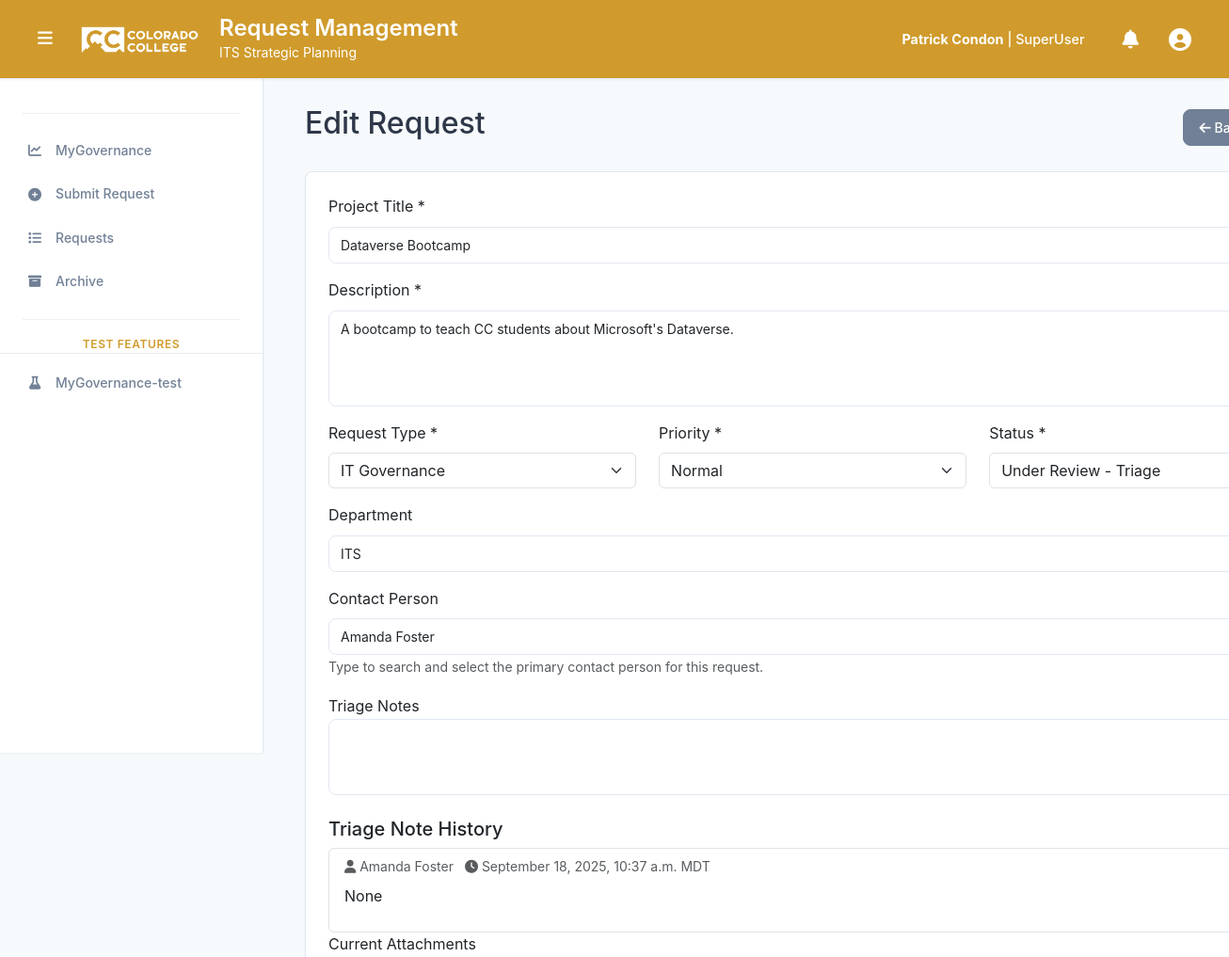
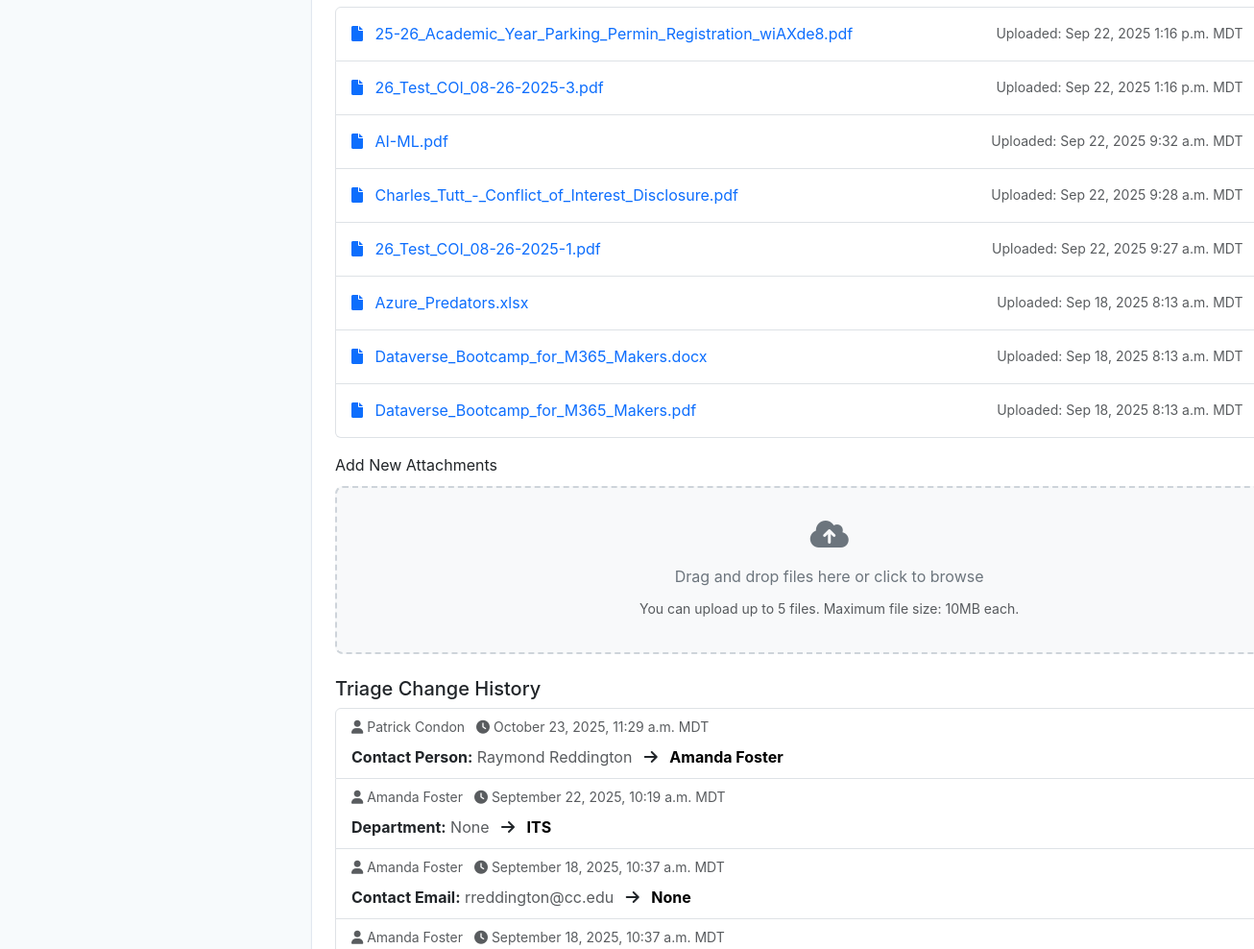
Before: /66/edit/ (signed in, upper part) with the older database file (2 pictures, top to bottom).
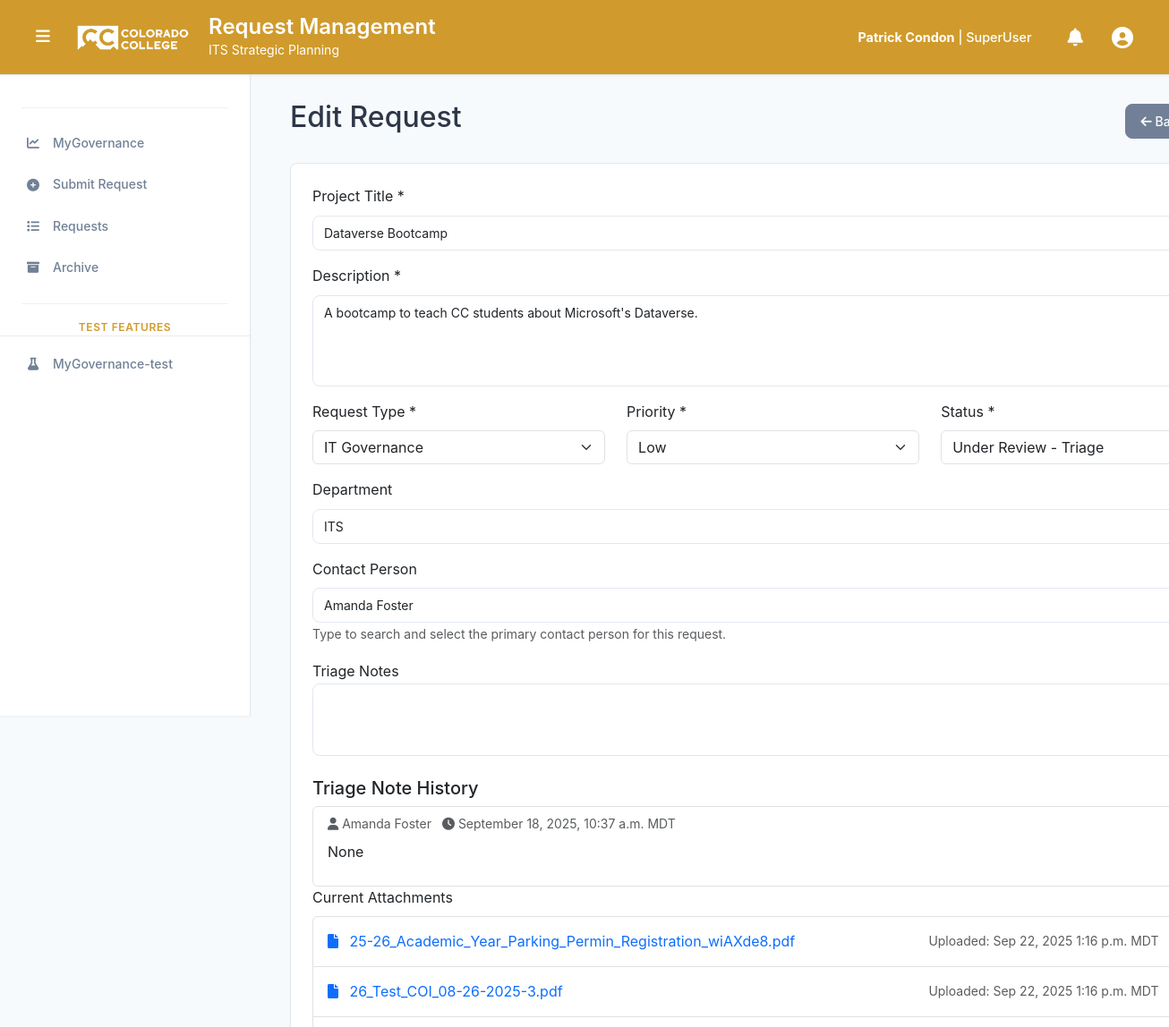
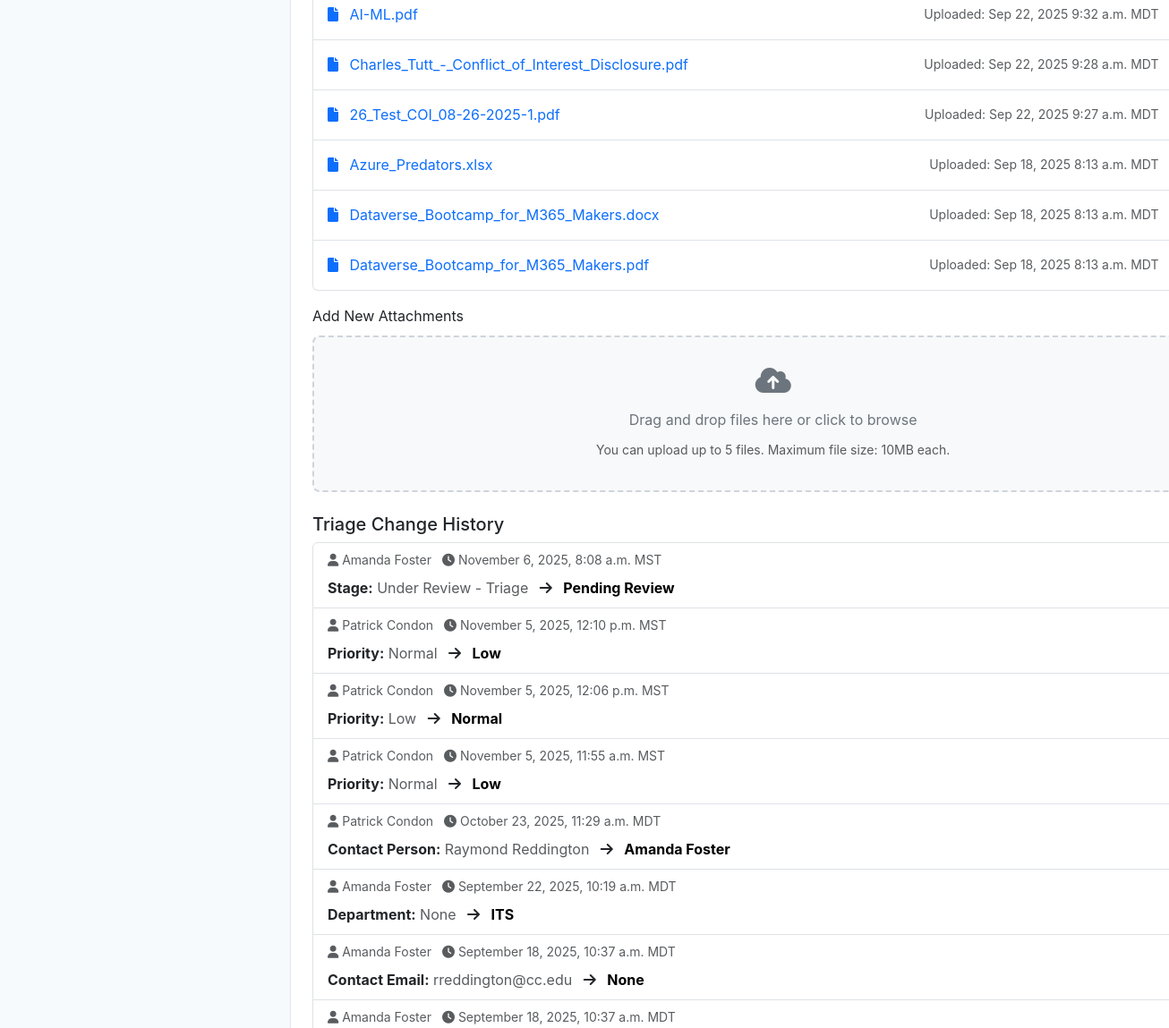
After: the same page with the newer database file (2 pictures, top to bottom).
### projects/models.py (models this page shows, shortened)
class Project(models.Model):
    STATUS_CHOICES = [
        ('pending', 'Pending Review'),
        ('approved', 'Recommended'),
        ('rejected', 'Not Recommended'),
        ('under_review_triage', 'Under Review - Triage'),
        ('under_review_governance', 'Under Review - Governance'),
        ('under_review_final_governance', 'Under Review - Final Governance'),
        ('completed', 'Completed'),
        ('archived', 'Archived'),
        ('on_hold', 'On Hold'),
        ('cancelled', 'Cancelled'),
    ]
    STAGE_CHOICES = [
        ('Pending_Review', 'Pending Review'),
        ('Under_Review_Triage', 'Under Review - Triage'),
        ('Under_Review_governance', 'Under Review - Governance'),
        ('Under_Review_Final_governance', 'Under Review - Final Governance'),
        ('Governance_Closure', 'Governance Closed - Recommended'),
        ('Governance_Closure_Not_Recommended', 'Governance Closed - Not Recommended'),
        ('Deleted', 'Deleted'),
    ]
    PRIORITY_CHOICES = [
        ('Low', 'Low'),
        ('Normal', 'Normal'),
        ('High', 'High'),
        ('Top', 'Top'),
    ]
    FINAL_PRIORITY_CHOICES = [
        (1, 'Low'),
        (2, 'Medium'),
        (3, 'High'),
    ]
    PROJECT_TYPE_CHOICES = [
        ('not_yet_decided', 'Not Yet Decided'),
        ('process_improvement', 'Process Improvement'),
        ('it_governance', 'IT Governance'),
        ('erp_governance', 'ERP Governance'),
        ('ai_governance', 'AI Governance'),
    ]
    title = models.CharField(max_length=200)
    description = models.TextField()
    project_type = models.CharField(
        max_length=20,
        choices=PROJECT_TYPE_CHOICES,
        default='not_yet_decided',
        verbose_name="Request Type",
        help_text="Type of request submission"
    )
    submitted_by = models.ForeignKey(User, on_delete=models.CASCADE, null=True, blank=True)
    submission_date = models.DateTimeField(default=timezone.now)
    status = models.CharField(max_length=30, choices=STATUS_CHOICES, default='pending')
    stage = models.CharField(max_length=40, choices=STAGE_CHOICES, default='Pending_Review', help_text="Current stage of the project")
    budget = models.DecimalField(max_digits=10, decimal_places=2, null=True, blank=True)
    start_date = models.DateField(null=True, blank=True)
    end_date = models.DateField(null=True, blank=True)
    department = models.CharField(max_length=100, null=True, blank=True)
    sdp_ticket_number = models.CharField(max_length=50, null=True, blank=True, help_text="SDP Ticket Number")
    sdp_link = models.URLField(max_length=500, null=True, blank=True, help_text="SDP Link URL")
    contact_person = models.CharField(max_length=100, null=True, blank=True)
    contact_email = models.EmailField(null=True, blank=True)
    contact_phone = models.CharField(max_length=20, null=True, blank=True)
    triage_notes = models.TextField(blank=True, null=True)
    triaged_by = models.ForeignKey(
        User,
        on_delete=models.SET_NULL,
        null=True,
        blank=True,
        related_name='triaged_projects',
        help_text="Technician assigned during triage"
    )
    triage_date = models.DateTimeField(null=True, blank=True, help_text="Date when the request was triaged")
    priority = models.CharField(max_length=10, choices=PRIORITY_CHOICES, default='Normal')
    scoring_notes = models.TextField(blank=True, null=True, help_text="Notes related to project scoring or evaluation")
    final_priority = models.IntegerField(null=True, blank=True, help_text="Project ranking (lower number = higher priority)")
    final_score = models.FloatField(null=True, blank=True, help_text="Final score")
    strategic_alignment = models.IntegerField(null=True, blank=True, help_text="Strategic alignment score (1-5)")
    cost_benefit = models.IntegerField(null=True, blank=True, help_text="Cost benefit score (1-5)")
    user_impact = models.IntegerField(null=True, blank=True, help_text="User impact and adoption score (1-5)")
    ease_of_implementation = models.IntegerField(null=True, blank=True, help_text="Ease of implementation score (1-5)")
    vendor_reputation_support = models.IntegerField(null=True, blank=True, help_text="Vendor reputation and support score (1-5)")
    security_compliance = models.IntegerField(null=True, blank=True, help_text="Security and compliance score (1-5)")
    student_centered = models.IntegerField(null=True, blank=True, help_text="Student-centered score (1-5)")
    class Meta:
        ordering = ['-submission_date']
        db_table = 'project_requests'

class TriageNote(models.Model):
    project = models.ForeignKey(Project, on_delete=models.CASCADE, related_name='triage_note_history')
    notes = models.TextField()
    created_by = models.ForeignKey(User, on_delete=models.CASCADE)
    created_at = models.DateTimeField(auto_now_add=True)
    class Meta:
        ordering = ['-created_at']

class ProjectFile(models.Model):
    project = models.ForeignKey(Project, on_delete=models.CASCADE, related_name='files')
    file = models.FileField(upload_to='project_files/')
    uploaded_at = models.DateTimeField(auto_now_add=True)
    class Meta:
        ordering = ['-uploaded_at']

class TriageChange(models.Model):
    project = models.ForeignKey(Project, on_delete=models.CASCADE, related_name='triage_change_history')
    field_name = models.CharField(max_length=50, help_text="Name of the field that was changed")
    field_label = models.CharField(max_length=100, help_text="Human-readable label for the field")
    old_value = models.TextField(blank=True, null=True, help_text="Previous value")
    new_value = models.TextField(blank=True, null=True, help_text="New value")
    changed_by = models.ForeignKey(User, on_delete=models.CASCADE)
    changed_at = models.DateTimeField(auto_now_add=True)
    class Meta:
        ordering = ['-changed_at']

### projects/views.py (the view, shortened to what this page needs)
# urls.py: path('<int:pk>/edit/', views.project_update, name='project_update'),
@login_required
def project_update(request, pk):
    project = get_object_or_404(Project.objects.prefetch_related('triage_note_history__created_by', 'triage_change_history__changed_by'), pk=pk)
    if not (is_triage_user(request.user) or is_triage_lead_user(request.user)):
        messages.error(request, 'You do not have permission to edit this request.')
        return redirect('projects:project_detail', pk=pk)
    if project.stage == 'Governance_Closure':
        messages.error(request, 'This request is closed and cannot be edited.')
        return redirect('projects:project_detail', pk=pk)
    print(f"\n=== Project Update Debug ===")
    print(f"Request method: {request.method}")
    print(f"User: {request.user}")
    print(f"User groups: {[g.name for g in request.user.groups.all()]}")
    return render(request, 'projects/project_edit.html', {'project': project})

### projects/views.py (called while the page is built)
def is_triage_user(user):
    return user.is_staff or user.groups.filter(name='Triage Group').exists()

### projects/templates/projects/project_edit.html (shortened to what the changed rows need)
{% extends 'base_cc.html' %}
{% load static %}
{% load tz %}
{% block content %}
<div class="container-fluid" style="width: 115%; padding-right: 15px;">
    <div class="d-flex justify-content-between align-items-center mb-4">
        <h2>Edit Request</h2>
    </div>
    <div class="card">
        <div class="card-body">
            <form id="project-form" method="post" action="{% url 'projects:project_update' project.pk %}" enctype="multipart/form-data">
                <div class="mb-3">
                    <label for="title" class="form-label">Project Title *</label>
                    <input type="text" class="form-control" id="title" name="title" value="{{ project.title }}" required>
                </div>
                <div class="mb-3">
                    <label for="description" class="form-label">Description *</label>
                    <textarea class="form-control" id="description" name="description" rows="4" required>{{ project.description }}</textarea>
                </div>
                <div class="row">
                    <div class="col-md-4 mb-3">
                        <label for="project_type" class="form-label">Request Type *</label>
                        <select class="form-select" id="project_type" name="project_type" required>
                            {% for value, label in project.PROJECT_TYPE_CHOICES %}
                            <option value="{{ value }}" {% if project.project_type == value %}selected{% endif %}>
                                {{ label }}
                            </option>
                            {% endfor %}
                        </select>
                    </div>
                    <div class="col-md-4 mb-3">
                        <label for="priority" class="form-label">Priority *</label>
                        <select class="form-select" id="priority" name="priority" required>
                            <option value="Normal" {% if project.priority == 'Normal' %}selected{% endif %}>Normal</option>
                            <option value="Low" {% if project.priority == 'Low' %}selected{% endif %}>Low</option>
                        </select>
                    </div>
                    <div class="col-md-4 mb-3">
                        <label for="status" class="form-label">Status *</label>
                        <select class="form-select" id="status" name="status" required>
                            {% for value, label in project.STATUS_CHOICES %}
                            <option value="{{ value }}" {% if project.status == value %}selected{% endif %}>
                                {{ label }}
                            </option>
                            {% endfor %}
                        </select>
                    </div>
                </div>
                <div class="mb-3">
                    <label for="department" class="form-label">Department</label>
                    <input type="text" class="form-control" id="department" name="department" value="{{ project.department|default:'' }}">
                </div>
                <div class="mb-3" style="position: relative;">
                    <label for="contact_person" class="form-label">Contact Person</label>
                    <input type="text"
                           class="form-control"
                           id="contact_person"
                           name="contact_person"
                           value="{{ project.contact_person|default:'' }}"
                           placeholder="Start typing to search users..."
                           autocomplete="off"
                           required>
                    <small class="form-text text-muted">Type to search and select the primary contact person for this request.</small>
                </div>
                {% if project.triage_note_history.exists %}
                <div class="mt-4">
                    <div class="list-group">
                        {% for note in project.triage_note_history.all %}
                        <div class="list-group-item">
                            <div class="d-flex justify-content-between align-items-center mb-2">
                                <small class="text-muted">
                                    <i class="fas fa-user"></i>
                                    {% if note.created_by.first_name and note.created_by.last_name %}
                                        {{ note.created_by.get_full_name }}
                                    {% else %}
                                        {{ note.created_by.username }}
                                    {% endif %}
                                    <i class="fas fa-clock ms-2"></i> {% timezone "America/Denver" %}{{ note.created_at|date:"F j, Y, g:i a T" }}{% endtimezone %}
                                </small>
                            </div>
                            <p class="mb-0">{{ note.notes|linebreaks }}</p>
                        </div>
                        {% endfor %}
                    </div>
                </div>
                {% endif %}
                {% if project.files.all %}
                <div class="mb-3">
                    <div class="list-group">
                        {% for file in project.files.all %}
                        <div class="list-group-item d-flex justify-content-between align-items-center">
                            <a href="{{ file.file.url }}" target="_blank" class="text-decoration-none">
                                <i class="fas fa-file me-2"></i> {{ file.file.name|cut:"project_files/" }}
                            </a>
                            <div>
                                <small class="text-muted me-3">Uploaded: {% timezone "America/Denver" %}{{ file.uploaded_at|date:"M d, Y g:i a T" }}{% endtimezone %}</small>
                            </div>
                        </div>
                        {% endfor %}
                    </div>
                </div>
                {% endif %}
                {% if project.triage_change_history.exists %}
                <div class="mt-4">
                    <div class="list-group">
                        {% for change in project.triage_change_history.all %}
                        <div class="list-group-item">
                            <div class="d-flex justify-content-between align-items-center mb-2">
                                <small class="text-muted">
                                    <i class="fas fa-user"></i>
                                    {% if change.changed_by.first_name and change.changed_by.last_name %}
                                        {{ change.changed_by.get_full_name }}
                                    {% else %}
                                        {{ change.changed_by.username }}
                                    {% endif %}
                                    <i class="fas fa-clock ms-2"></i> {% timezone "America/Denver" %}{{ change.changed_at|date:"F j, Y, g:i a T" }}{% endtimezone %}
                                </small>
                            </div>
                            <div class="change-details">
                                <strong>{{ change.field_label }}:</strong>
                                <span class="text-muted">{{ change.old_value|default:"None" }}</span>
                                <i class="fas fa-arrow-right mx-2"></i>
                                <span style="font-weight: bold; color: black;">{{ change.new_value|default:"None" }}</span>
                            </div>
                        </div>
                        {% endfor %}
                    </div>
                </div>
                {% endif %}
            </form>
        </div>
    </div>
</div>
{% endblock %}

Changed rows visible on the page:
changed Project "Dataverse Bootcamp": priority "Normal" → "Low"
added TriageChange: changed_by.get_full_name "Amanda Foster", changed_at "November 6, 2025, 8:08 a.m. MST", field_label "Stage", old_value "Under Review - Triage", new_value "Pending Review"
added TriageChange: changed_by.get_full_name "Patrick Condon", changed_at "November 5, 2025, 12:10 p.m. MST", field_label "Priority", old_value "Normal", new_value "Low"
added TriageChange: changed_by.get_full_name "Patrick Condon", changed_at "November 5, 2025, 12:06 p.m. MST", field_label "Priority", old_value "Low", new_value "Normal"
added TriageChange: changed_by.get_full_name "Patrick Condon", changed_at "November 5, 2025, 11:55 a.m. MST", field_label "Priority", old_value "Normal", new_value "Low"
